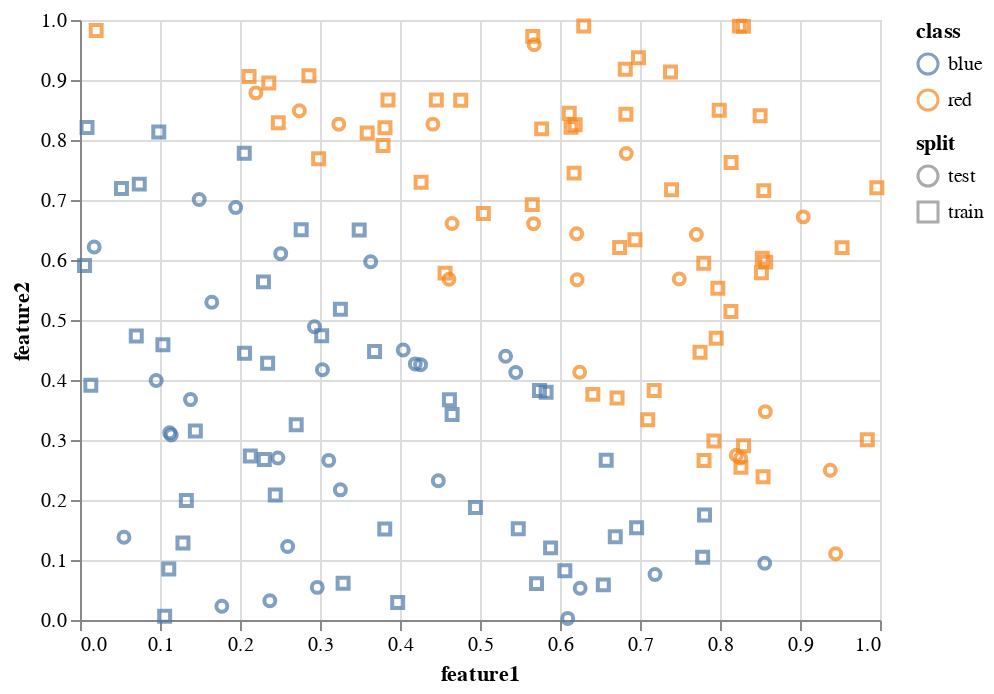

The cell this chart's notebook holds for it:
### Markdown cell above
Here is what the data looks like.

### Code cell
chart = (alt.Chart(df)
    .mark_point()
    .encode(
        x = "feature1",
        y = "feature2",
        color = "class",
        shape = "split"
    ))
chart

### Figure 1 — Vega-Lite specification as saved in the notebook (floating-point values rounded to 4 significant figures; data arrays with more than 128 entries replaced by an {"elided": "..."} marker saying what was removed)
{"config": {"view": {"continuousWidth": 400, "continuousHeight": 300}}, "data": {"name": "data-a9f0d70a8f11271901ef6fcb4dcfa319"}, "mark": "point", "encoding": {"color": {"type": "nominal", "field": "class"}, "shape": {"type": "nominal", "field": "split"}, "x": {"type": "quantitative", "field": "feature1"}, "y": {"type": "quantitative", "field": "feature2"}}, "$schema": "https://vega.github.io/schema/vega-lite/v4.8.1.json", "datasets": {"data-a9f0d70a8f11271901ef6fcb4dcfa319": {"elided": "150 records"}}}
